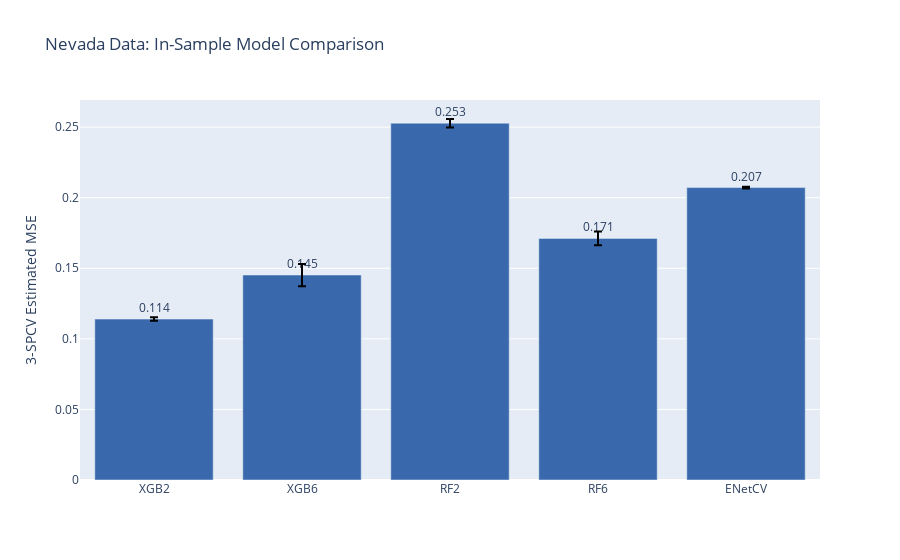

Notebook source saved alongside this figure:
### Code cell
fig_CV2 = make_subplots(
    rows=1, cols=1
)

df_CV2 = pd.DataFrame({est_names[i]: errs_SSN[i + 2*len(est_names)] for i in np.arange(len(est_names))})

fig_CV2.add_trace(go.Bar(
    x = df_CV2.columns,
    y=df_CV2.mean(),
    marker_color=px.colors.qualitative.Bold[2],
    text=np.around(df_CV2.mean(),3),
    textposition='outside',
    error_y=dict(
        type='data',
        color='black',
        array=df_CV2.std(),
    )
), row=1, col=1)

fig_CV2.update_yaxes(title_text="3-SPCV Estimated MSE", row=1, col=1)
fig_CV2.update_layout(title_text="Nevada Data: In-Sample Model Comparison", showlegend=False)
fig_CV2.show()

### Figure 1 — Plotly figure (JSON) as saved in the notebook; plotly's stock layout.template omitted (floating-point values rounded to 4 significant figures)
{"data": [{"error_y": {"array": [0.001223, 0.007895, 0.002985, 0.004867, 0.0006722], "color": "black", "type": "data"}, "marker": {"color": "rgb(57, 105, 172)"}, "text": [0.114, 0.145, 0.253, 0.171, 0.207], "textposition": "outside", "type": "bar", "x": ["XGB2", "XGB6", "RF2", "RF6", "ENetCV"], "xaxis": "x", "y": [0.114, 0.1452, 0.2528, 0.1712, 0.2072], "yaxis": "y"}], "layout": {"showlegend": false, "title": {"text": "Nevada Data: In-Sample Model Comparison"}, "xaxis": {"anchor": "y", "domain": [0, 1]}, "yaxis": {"anchor": "x", "domain": [0, 1], "title": {"text": "3-SPCV Estimated MSE"}}}}
